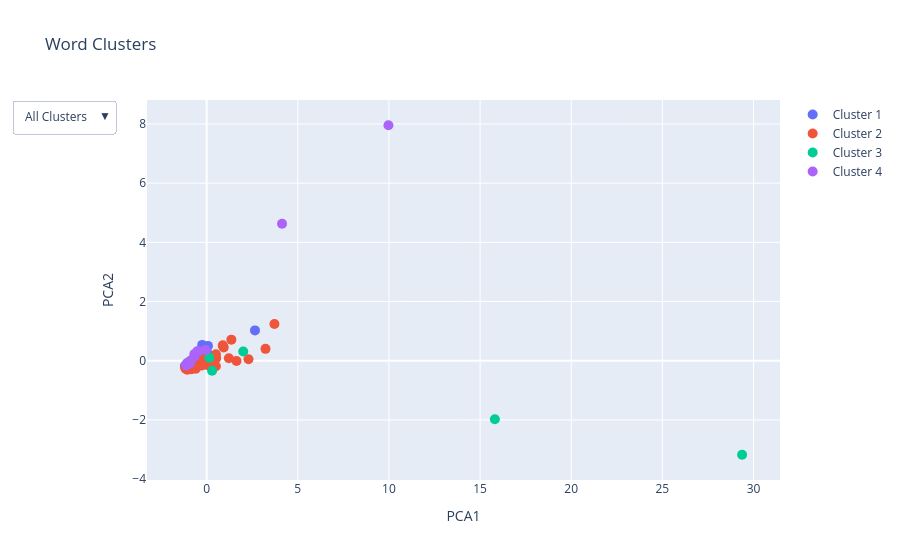

Notebook cell for this chart:
### Code cell
import numpy as np
import pandas as pd
from scipy.spatial.distance import pdist
from scipy.cluster.hierarchy import linkage, fcluster
from sklearn.decomposition import PCA
import plotly.express as px
import plotly.graph_objects as go

pca = PCA(n_components=2)
X_pca = pca.fit_transform(X)

# Create a DataFrame for Plotly
df = pd.DataFrame({
    'PCA1': X_pca[:, 0],
    'PCA2': X_pca[:, 1],
    'Cluster': labels,
    'Word': unique_adv
})
# pca1_min, pca1_max = df['PCA1'].min(), df['PCA1'].max()
# pca2_min, pca2_max = df['PCA2'].min(), df['PCA2'].max()
# Create a scatter plot with Plotly
fig = go.Figure()

# Add traces for each cluster
for cluster in range(1, optimal_clusters + 1):
    cluster_data = df[df['Cluster'] == cluster]
    fig.add_trace(go.Scatter(
        x=cluster_data['PCA1'],
        y=cluster_data['PCA2'],
        mode='markers',
        marker=dict(size=10),
        name=f'Cluster {cluster}',
        text=cluster_data['Word'],
        hoverinfo='text'
    ))

# Update layout with dropdown menu
fig.update_layout(
    title='Word Clusters',
    xaxis_title='PCA1',
    yaxis_title='PCA2',
    # xaxis=dict(range=[pca1_min, pca1_max]),
    # yaxis=dict(range=[pca2_min, pca2_max]),
    updatemenus=[
        {
            'buttons': [
                {
                    'label': 'All Clusters',
                    'method': 'update',
                    'args': [{'visible': [True] * optimal_clusters},
                             {'title': 'All Clusters'}]
                }
            ] + [
                {
                    'label': f'Cluster {i}',
                    'method': 'update',
                    'args': [{'visible': [j == i - 1 for j in range(optimal_clusters)]},
                             {'title': f'Cluster {i}'}]
                } for i in range(1, optimal_clusters + 1)
            ],
            'direction': 'down',
            'showactive': True
        }
    ]
)

fig.show()

### Figure 1 — Plotly figure (JSON) as saved in the notebook; plotly's stock layout.template omitted (floating-point values rounded to 4 significant figures)
{"data": [{"hoverinfo": "text", "marker": {"size": 10}, "mode": "markers", "name": "Cluster 1", "text": ["au-delà", "au-dessus", "auprès", "autant", "autour", "beaucoup", "contrairement", "davantage", "hors", "loin", "lors", "moins", "peu", "près", "tant", "tard", "tôt", "vis-à-vis"], "type": "scatter", "x": [-0.9981, -0.9257, -0.7189, -1.034, -0.5598, -0.08521, -1.076, -1.018, -1.115, -0.9224, 2.653, -0.2421, 0.0719, -0.1354, -0.9003, 0.0521, -1.124, -1.191], "y": [-0.1588, -0.1374, -0.05811, -0.11, 0.03233, 0.1259, -0.1783, -0.2257, -0.2221, -0.1629, 1.024, 0.5335, 0.5009, 0.2472, -0.03934, 0.2512, -0.2303, -0.1803]}, {"hoverinfo": "text", "marker": {"size": 10}, "mode": "markers", "name": "Cluster 2", "text": ["absolument", "actuellement", "afin", "ailleurs", "ainsi", "alors", "après", "aujourd'hui", "auparavant", "aussi", "autrement", "avant", "bien", "bientôt", "cependant", "certes", "clairement", "comment", "complètement", "depuis", "directement", "donc", "définitivement", "déjà", "désormais", "encore", "enfin", "ensemble", "ensuite", "entièrement", "essentiellement", "facilement", "finalement", "fortement", "généralement", "hier", "ici", "immédiatement", "initialement", "largement", "longtemps", "là", "maintenant", "mal", "malheureusement", "mieux", "même", "naturellement", "notamment", "néanmoins", "officiellement", "parfaitement", "parfois", "partiellement", "partout", "peut-être", "plutôt", "pourquoi", "pourtant", "pratiquement", "principalement", "probablement", "progressivement", "rapidement", "rarement", "respectivement", "récemment", "réellement", "régulièrement", "seulement", "simplement", "souvent", "spécialement", "surtout", "totalement", "toujours", "toutefois", "traditionnellement", "uniquement", "vite", "vivement", "vraiment", "véritablement", "également", "éventuellement"], "type": "scatter", "x": [-1.165, -0.74, 0.04241, -1.071, 1.64, 2.296, -0.7381, 0.5202, -0.9638, 3.72, -1.12, 0.09381, 1.358, -1.046, 0.4974, -1.114, -1.113, -0.5695, -1.106, -0.8528, -1.033, 1.22, -1.037, 0.1363, -0.7774, 0.9018, -0.4924, -1.149, 0.5064, -1.053, -0.8888, -1.082, -0.5021, -0.876, -0.6321, -1.005, -0.772, -1.003, -0.9134, -0.998, -0.6823, -0.1875, -0.8241, -1.02, -1.031, -0.6895, 0.9387, -1.134, 0.8848, -0.8696, -0.9815, -0.9797, -0.4314, -1.037, -1.109, -0.9371, -0.7436, -0.8092, -0.8434, -1.127, -0.7397, -0.8896, -1.124, -0.5964, -1.149, -1.115, -1.011, -1.101, -0.8517, -0.6499, -0.8607, 0.3756, -1.145, -0.3436, -0.9739, 0.5078, -0.2549, -1.137, -1.124, -0.8506, -1.054, -0.4393, -1.126, 3.23, -1.154], "y": [-0.2341, -0.2255, -0.1444, -0.266, -0.0109, 0.04951, -0.1916, 0.09392, -0.1854, 1.239, -0.2424, -0.1516, 0.7121, -0.2774, 0.05752, -0.2428, -0.2379, -0.2021, -0.2055, -0.17, -0.2756, 0.08472, -0.2598, 0.02084, -0.2154, 0.4898, -0.1459, -0.2747, -0.187, -0.1892, -0.1648, -0.2309, -0.1875, -0.1914, -0.1811, -0.2011, -0.1903, -0.2337, -0.1435, -0.1539, -0.1479, -0.09536, -0.1872, -0.2017, -0.2161, -0.2122, 0.4459, -0.2399, 0.5231, -0.2523, -0.2283, -0.2211, -0.01274, -0.2069, -0.2282, -0.1576, -0.05777, -0.1756, -0.2114, -0.2376, -0.1489, -0.1345, -0.2733, -0.2747, -0.2269, -0.2333, -0.1694, -0.2604, -0.2891, 0.006791, -0.1193, 0.1335, -0.2253, 0.1032, -0.1458, 0.2178, -0.1645, -0.2385, -0.2385, -0.2844, -0.3021, 0.1168, -0.2218, 0.3999, -0.237]}, {"hoverinfo": "text", "marker": {"size": 10}, "mode": "markers", "name": "Cluster 3", "text": ["jamais", "ne", "non", "pas", "que"], "type": "scatter", "x": [0.3008, 29.37, 0.1495, 15.81, 2.008], "y": [-0.3406, -3.179, 0.09684, -1.981, 0.3115]}, {"hoverinfo": "text", "marker": {"size": 10}, "mode": "markers", "name": "Cluster 4", "text": ["assez", "environ", "extrêmement", "fort", "juste", "légèrement", "particulièrement", "plus", "presque", "relativement", "si", "soit", "tout", "trop", "très"], "type": "scatter", "x": [-0.6717, -0.4287, -1.099, -1.1, -0.8918, -1.121, -0.6603, 9.974, -0.9106, -1.026, -1.052, -0.8785, -0.05949, -0.5147, 4.137], "y": [0.2212, 0.3222, -0.1099, -0.1608, -0.0734, -0.1567, 0.145, 7.957, -0.02792, -0.0813, -0.07333, 0.002801, 0.3617, 0.3189, 4.63]}], "layout": {"title": {"text": "Word Clusters"}, "updatemenus": [{"buttons": [{"args": [{"visible": [true, true, true, true]}, {"title": "All Clusters"}], "label": "All Clusters", "method": "update"}, {"args": [{"visible": [true, false, false, false]}, {"title": "Cluster 1"}], "label": "Cluster 1", "method": "update"}, {"args": [{"visible": [false, true, false, false]}, {"title": "Cluster 2"}], "label": "Cluster 2", "method": "update"}, {"args": [{"visible": [false, false, true, false]}, {"title": "Cluster 3"}], "label": "Cluster 3", "method": "update"}, {"args": [{"visible": [false, false, false, true]}, {"title": "Cluster 4"}], "label": "Cluster 4", "method": "update"}], "direction": "down", "showactive": true}], "xaxis": {"title": {"text": "PCA1"}}, "yaxis": {"title": {"text": "PCA2"}}}}
